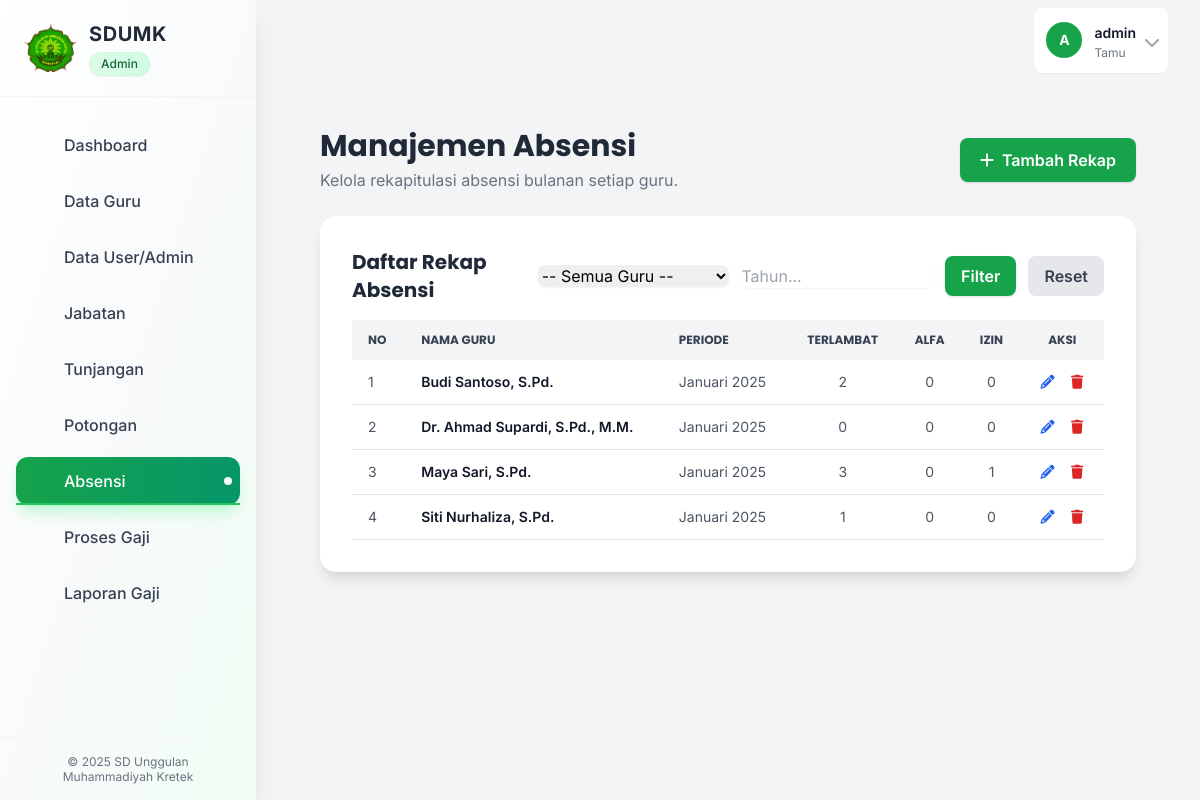
The page /pages/absensi.php (signed in) on the database its author committed.
### tables this page shows
CREATE TABLE Rekap_Kehadiran (
    id_rekap VARCHAR(20) NOT NULL PRIMARY KEY,
    id_guru VARCHAR(10) NOT NULL,
    bulan VARCHAR(2) NOT NULL,
    tahun YEAR NOT NULL,
    jml_hadir INT DEFAULT 0,
    jml_terlambat INT DEFAULT 0,
    jml_izin INT DEFAULT 0,
    jml_alfa INT DEFAULT 0,
    created_at TIMESTAMP DEFAULT CURRENT_TIMESTAMP,
    updated_at TIMESTAMP DEFAULT CURRENT_TIMESTAMP ON UPDATE CURRENT_TIMESTAMP,
    FOREIGN KEY (id_guru) REFERENCES Guru(id_guru) ON DELETE CASCADE ON UPDATE CASCADE,
    UNIQUE KEY unique_guru_bulan_tahun (id_guru, bulan, tahun),
    INDEX idx_bulan_tahun (bulan, tahun)
);

CREATE TABLE Guru (
    id_guru VARCHAR(10) NOT NULL PRIMARY KEY,
    id_user VARCHAR(10) NULL,
    id_jabatan VARCHAR(10) NULL,
    nipm VARCHAR(20) NOT NULL UNIQUE,
    nama_guru VARCHAR(100) NOT NULL,
    tempat_lahir VARCHAR(50) NULL,
    tgl_lahir DATE NULL,
    jenis_kelamin ENUM('Laki-laki', 'Perempuan') NULL,
    agama VARCHAR(20) NULL,
    status_kawin ENUM('Belum Kawin', 'Kawin', 'Cerai') DEFAULT 'Belum Kawin',
    jml_anak INT DEFAULT 0,
    alamat TEXT NULL,
    no_hp VARCHAR(15) NULL,
    email VARCHAR(100) NULL,
    tgl_masuk DATE NOT NULL,
    foto VARCHAR(255) NULL,
    status_aktif ENUM('Aktif', 'Non-Aktif') DEFAULT 'Aktif',
    created_at TIMESTAMP DEFAULT CURRENT_TIMESTAMP,
    updated_at TIMESTAMP DEFAULT CURRENT_TIMESTAMP ON UPDATE CURRENT_TIMESTAMP,
    FOREIGN KEY (id_user) REFERENCES User(id_user) ON DELETE SET NULL ON UPDATE CASCADE,
    FOREIGN KEY (id_jabatan) REFERENCES Jabatan(id_jabatan) ON DELETE SET NULL ON UPDATE CASCADE,
    INDEX idx_nama_guru (nama_guru),
    INDEX idx_nipm (nipm),
    INDEX idx_status_aktif (status_aktif)
);

### includes/functions.php (called while the page is built, shortened)
<?php
function e($string)
{
    return htmlspecialchars($string ?? '', ENT_QUOTES, 'UTF-8');
}

### pages/absensi.php (the view, shortened to what this page needs)
<?php
require_once __DIR__ . '/../includes/functions.php';
$conn = db_connect();
$page_title = 'Manajemen Absensi';
$isReadOnlyMode = ($_SESSION['role'] === 'kepala_sekolah');
$bulan_opsi = [
    '01' => 'Januari', '02' => 'Februari', '03' => 'Maret', '04' => 'April',
    '05' => 'Mei', '06' => 'Juni', '07' => 'Juli', '08' => 'Agustus',
    '09' => 'September', '10' => 'Oktober', '11' => 'November', '12' => 'Desember'
];
$filter_tahun = $_GET['tahun'] ?? '';
$sql_where = " WHERE 1=1";
$params = [];
$absensi_result = $conn->execute_query("SELECT r.*, g.nama_guru FROM Rekap_Kehadiran r JOIN Guru g ON r.id_guru = g.id_guru" . $sql_where . " ORDER BY r.tahun DESC, r.bulan DESC, g.nama_guru ASC", $params);
require_once __DIR__ . '/../includes/header.php';
?>
<div class="container mx-auto px-4 sm:px-6 lg:px-8 py-8" x-data="crudPage()">
    <div class="flex justify-between items-center mb-6">
        <div>
            <h1 class="text-3xl font-bold text-gray-800 font-poppins"><?= e($page_title) ?><?php if ($isReadOnlyMode): ?> <span class="text-sm bg-blue-100 text-blue-800 px-2 py-1 rounded-full ml-2">Mode Tampilan</span><?php endif; ?></h1>
            <p class="text-gray-500 mt-1"><?= $isReadOnlyMode ? 'Lihat rekapitulasi absensi bulanan setiap guru.' : 'Kelola rekapitulasi absensi bulanan setiap guru.' ?></p>
        </div>
        <?php if (!$isReadOnlyMode): ?>
        <button @click="showForm = true; isEdit = false; resetForm()" class="bg-green-600 text-white px-5 py-2.5 rounded-lg shadow hover:bg-green-700 font-semibold flex items-center transition">
            <i class="fa-solid fa-plus mr-2"></i> Tambah Rekap
        </button>
        <?php endif; ?>
    </div>
    <div class="bg-white p-6 sm:p-8 rounded-2xl shadow-lg">
        <div class="flex justify-between items-center mb-4">
            <h3 class="text-xl font-bold text-gray-800 font-poppins">Daftar Rekap Absensi</h3>
            <form method="GET" action="" class="flex items-center space-x-3">
                <select name="guru" class="w-full max-w-xs border-gray-300 rounded-lg shadow-sm focus:ring-green-500 focus:border-green-500">
                    <option value="">-- Semua Guru --</option>
                </select>
                <input type="number" name="tahun" value="<?= e($filter_tahun) ?>" placeholder="Tahun..." class="w-full max-w-xs border-gray-300 rounded-lg shadow-sm focus:ring-green-500 focus:border-green-500">
                <button type="submit" class="bg-green-600 text-white px-4 py-2 rounded-lg shadow hover:bg-green-700 font-semibold">Filter</button>
                <a href="?" class="bg-gray-200 text-gray-700 px-4 py-2 rounded-lg hover:bg-gray-300 font-semibold">Reset</a>
            </form>
        </div>
        <div class="overflow-x-auto">
            <table class="min-w-full text-sm text-left text-gray-600">
                <thead class="bg-gray-100 text-gray-700 uppercase font-poppins text-xs">
                    <tr>
                        <th class="px-4 py-3">No</th>
                        <th class="px-4 py-3">Nama Guru</th>
                        <th class="px-4 py-3">Periode</th>
                        <th class="px-4 py-3 text-center">Terlambat</th>
                        <th class="px-4 py-3 text-center">Alfa</th>
                        <th class="px-4 py-3 text-center">Izin</th>
                        <?php if (!$isReadOnlyMode): ?><th class="px-4 py-3 text-center">Aksi</th><?php endif; ?>
                    </tr>
                </thead>
                <tbody>
                    <?php if ($absensi_result->num_rows > 0): ?>
                        <?php $no = 1; while ($row = $absensi_result->fetch_assoc()): ?>
                            <tr class="border-b hover:bg-gray-50">
                                <td class="px-4 py-3"><?= $no++ ?></td>
                                <td class="px-4 py-3 font-semibold text-gray-900"><?= e($row['nama_guru']) ?></td>
                                <td class="px-4 py-3"><?= e($bulan_opsi[$row['bulan']]) ?> <?= e($row['tahun']) ?></td>
                                <td class="px-4 py-3 text-center"><?= e($row['jml_terlambat']) ?></td>
                                <td class="px-4 py-3 text-center"><?= e($row['jml_alfa']) ?></td>
                                <td class="px-4 py-3 text-center"><?= e($row['jml_izin']) ?></td>
                                <?php if (!$isReadOnlyMode): ?>
                                <td class="px-4 py-3 text-center">
                                    <div class="flex items-center justify-center space-x-3">
                                        <button @click="editAbsensi(<?= htmlspecialchars(json_encode($row)) ?>)" class="text-blue-600 hover:text-blue-800" title="Edit">
                                            <i class="fa-solid fa-pencil fa-fw"></i>
                                        </button>
                                        <a href="?action=delete&id=<?= e($row['id_kehadiran']) ?>&token=<?= $_SESSION['csrf_token'] ?>" onclick="return confirm('Yakin ingin menghapus rekap absensi ini?')" class="text-red-600 hover:text-red-800" title="Hapus">
                                            <i class="fa-solid fa-trash fa-fw"></i>
                                        </a>
                                    </div>
                                </td>
                                <?php endif; ?>
                            </tr>
                        <?php endwhile; ?>
                    <?php endif; ?>
                </tbody>
            </table>
        </div>
    </div>
</div>
<?php require_once __DIR__ . '/../includes/footer.php'; ?>

### includes/header.php (shortened to what this page needs)
<?php
if (file_exists(__DIR__ . '/functions.php')) {
    require_once __DIR__ . '/functions.php';
}
$current_user_level = $_SESSION['level'] ?? 'Tamu';
$current_user_name = $_SESSION['username'] ?? 'Pengguna';
$page_title = $page_title ?? 'Dashboard';
?>
<!DOCTYPE html>
<html lang="id" class="h-full bg-gray-100">
<head>
    <script src="https://cdn.tailwindcss.com"></script>
    <link rel="stylesheet" href="https://cdnjs.cloudflare.com/ajax/libs/font-awesome/6.5.2/css/all.min.css">
    <link rel="stylesheet" href="https://cdn.jsdelivr.net/npm/flatpickr/dist/flatpickr.min.css">
</head>
<body class="h-full">
    <div x-data="{ sidebarOpen: false }" class="min-h-full">
        <?php if (isset($_SESSION['user_id'])): ?>
                        <?php if (file_exists(__DIR__ . '/sidebar.php')) include __DIR__ . '/sidebar.php'; ?>
            <div class="hidden lg:fixed lg:inset-y-0 lg:z-40 lg:flex lg:w-64 lg:flex-col">
                 <?php if (file_exists(__DIR__ . '/sidebar.php')) include __DIR__ . '/sidebar.php'; ?>
            </div>
            <div class="lg:pl-64">
                <div class="sticky top-0 z-30 flex h-16 shrink-0 items-center justify-between px-4 sm:px-6 lg:px-8 no-print">
                    <div class="bg-white rounded-lg shadow-sm p-2 mt-4">
                        <div class="relative" x-data="{ open: false }">
                            <button type="button" class="flex items-center rounded-md p-1" @click="open = !open">
                                <div class="h-9 w-9 rounded-full bg-green-600 flex items-center justify-center text-white font-bold text-sm">
                                    <?= e(strtoupper(substr($current_user_name, 0, 1))) ?>
                                </div>
                                <div class="hidden lg:flex lg:items-center ml-3">
                                    <div class="text-left">
                                        <span class="text-sm font-semibold leading-6 text-gray-900" aria-hidden="true"><?= e($current_user_name) ?></span>
                                        <span class="text-xs text-gray-500 block"><?= e($current_user_level) ?></span>
                                    </div>
                                    <i class="fa-solid fa-chevron-down ml-2 h-3 w-3 text-gray-400 transition-transform" :class="{ 'rotate-180': open }"></i>
                                </div>
                            </button>
                        </div>
                    </div>
                </div>
                <main class="py-8">
                    <div class="px-4 sm:px-6 lg:px-8">
        <?php else: ?>
             <main>
        <?php endif; ?>

### includes/sidebar.php (shortened to what this page needs)
<?php
$user_role = strtolower($_SESSION['role'] ?? '');
$current_page_filename = basename($_SERVER['PHP_SELF']);
$navigation = [];
if ($user_role === 'admin') {
    $navigation = [
        [
            'name' => 'Dashboard',
            'icon' => '<svg class="size-5" ...></svg>',
            'href' => BASE_URL . '/index.php',
            'active' => $current_page_filename === 'index.php',
        ],
        [
            'name' => 'Data Guru',
            'icon' => '<svg class="size-5" ...></svg>',
            'href' => BASE_URL . '/pages/guru.php',
            'active' => $current_page_filename === 'guru.php',
        ],
        [
            'name' => 'Data User/Admin',
            'icon' => '<svg class="size-5" ...></svg>',
            'href' => BASE_URL . '/pages/users.php',
            'active' => $current_page_filename === 'users.php',
        ],
        [
            'name' => 'Jabatan',
            'icon' => '<svg class="size-5" ...></svg>',
            'href' => BASE_URL . '/pages/jabatan.php',
            'active' => $current_page_filename === 'jabatan.php',
        ],
        [
            'name' => 'Tunjangan',
            'icon' => '<svg class="size-5" ...></svg>',
            'href' => BASE_URL . '/pages/tunjangan.php',
            'active' => $current_page_filename === 'tunjangan.php',
        ],
        [
            'name' => 'Potongan',
            'icon' => '<svg class="size-5" ...></svg>',
            'href' => BASE_URL . '/pages/potongan.php',
            'active' => $current_page_filename === 'potongan.php',
        ],
        [
            'name' => 'Absensi',
            'icon' => '<svg class="size-5" ...></svg>',
            'href' => BASE_URL . '/pages/absensi.php',
            'active' => $current_page_filename === 'absensi.php',
        ],
        [
            'name' => 'Proses Gaji',
            'icon' => '<svg class="size-5" ...></svg>',
            'href' => BASE_URL . '/pages/proses_gaji.php',
            'active' => $current_page_filename === 'proses_gaji.php',
        ],
        [
            'name' => 'Laporan Gaji',
            'icon' => '<svg class="size-5" ...></svg>',
            'href' => BASE_URL . '/pages/detail_gaji_guru.php',
            'active' => $current_page_filename === 'detail_gaji_guru.php',
        ],
    ];
}
?>
<aside id="sidebar" class="fixed inset-y-0 left-0 z-50 h-screen w-64 transform -translate-x-full transition-transform duration-300 ease-in-out lg:translate-x-0 lg:static lg:inset-0">
    <div class="flex h-full flex-col bg-gradient-to-br from-white via-gray-50 to-green-50 shadow-2xl lg:shadow-xl">
        <div class="relative flex items-center justify-between px-4 sm:px-6 py-4 sm:py-5 border-b border-gray-100">
            <div class="flex items-center space-x-3 pr-8 lg:pr-0">
                <img src="<?= BASE_URL ?>/assets/images/logo.png" alt="Logo" class="h-10 sm:h-12 w-auto transform transition-transform hover:scale-105">
                <div class="min-w-0">
                    <h1 class="font-bold text-lg sm:text-xl text-gray-800 tracking-wide truncate">SDUMK</h1>
                    <div class="mt-1 inline-flex items-center rounded-full bg-gradient-to-r from-green-100 to-emerald-100 px-2 sm:px-3 py-1 text-xs font-medium text-green-800 ring-1 ring-inset ring-green-200/40 shadow-sm">
                        <span class="truncate"><?= ucfirst(str_replace('_', ' ', $user_role)) ?></span>
                    </div>
                </div>
            </div>
        </div>
        <nav class="flex-1 overflow-y-auto px-3 sm:px-4 py-4 sm:py-6">
            <ul class="space-y-1 sm:space-y-2">
                <?php foreach ($navigation as $item): ?>
                    <li>
                        <a href="<?= $item['href'] ?>"
                            class="group relative flex items-center gap-2 sm:gap-3 rounded-xl px-3 sm:px-4 py-2.5 sm:py-3 font-medium transition-all duration-200 text-sm sm:text-base
                                  <?= $item['active']
                                        ? 'bg-gradient-to-r from-green-600 to-emerald-600 text-white shadow-lg shadow-green-200'
                                        : 'text-gray-700 hover:bg-gradient-to-r hover:from-green-50 hover:to-emerald-50 hover:text-green-700' ?>">
                            <span class="flex-shrink-0"><?= $item['icon'] ?></span>
                            <span class="flex-1 truncate"><?= e($item['name']) ?></span>
                            <?php if ($item['active']): ?>
                                <span class="absolute right-2 top-1/2 -translate-y-1/2 h-2 w-2 rounded-full bg-white shadow-inner flex-shrink-0"></span>
                            <?php endif; ?>
                            <span class="absolute bottom-0 left-0 h-0.5 w-0 bg-green-500 transition-all duration-200
                                       <?= $item['active'] ? 'w-full' : 'group-hover:w-full' ?>"></span>
                        </a>
                    </li>
                <?php endforeach; ?>
            </ul>
        </nav>
        <div class="mt-auto border-t border-gray-100 p-3 sm:p-4">
            <div class="flex flex-col items-center space-y-1 sm:space-y-2 text-center">
                <p class="text-xs text-gray-500 leading-tight">
                    &copy; <?= date('Y') ?> SD Unggulan<br class="hidden sm:inline">
                    <span class="sm:hidden"> </span>Muhammadiyah Kretek
                </p>
            </div>
        </div>
    </div>
</aside>

### includes/footer.php (shortened to what this page needs)
<?php if (isset($_SESSION['user_id'])): ?>
    </div>
    </main>
    </div>
<?php else: ?>
    </main>
<?php endif; ?>
</div>
</body>
</html>

### includes/header.php (style rules this page uses)
body { font-family: 'Inter', sans-serif; }
.font-poppins { font-family: 'Poppins', sans-serif; }

### rows shown on the page
rekap_kehadiran: id_guru.nama_guru "Budi Santoso, S.Pd.", bulan "Januari", tahun "2025", jml_terlambat "2", jml_alfa "0", jml_izin "0"
rekap_kehadiran: id_guru.nama_guru "Dr. Ahmad Supardi, S.Pd., M.M.", bulan "Januari", tahun "2025", jml_terlambat "0", jml_alfa "0", jml_izin "0"
rekap_kehadiran: id_guru.nama_guru "Maya Sari, S.Pd.", bulan "Januari", tahun "2025", jml_terlambat "3", jml_alfa "0", jml_izin "1"
rekap_kehadiran: id_guru.nama_guru "Siti Nurhaliza, S.Pd.", bulan "Januari", tahun "2025", jml_terlambat "1", jml_alfa "0", jml_izin "0"

### other values the page prints
str_replace('_', ' ', $user_role) "Admin"
$item['name'] "Dashboard"
$item['name'] "Data Guru"
$item['name'] "Data User/Admin"
$item['name'] "Jabatan"
$item['name'] "Tunjangan"
$item['name'] "Potongan"
$item['name'] "Absensi"
$item['name'] "Proses Gaji"
$item['name'] "Laporan Gaji"
substr($current_user_name, 0, 1) "A"
$current_user_name "admin"
$current_user_level "Tamu"
$page_title "Manajemen Absensi"
